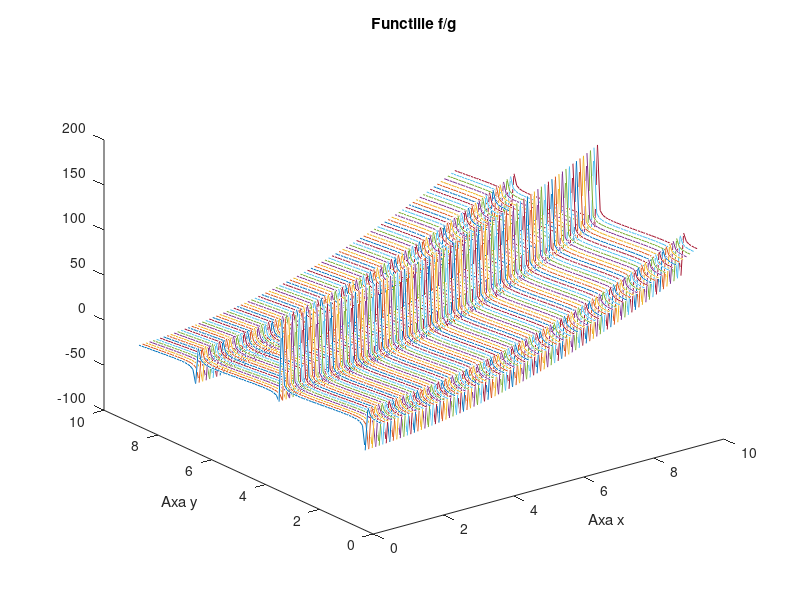

Reproduce this figure in MATLAB.
clc; clear all;

[x,y] = meshgrid(1:0.1:10,1:0.1:10);
f = x.^2 - 4*y +tan(y);
figure;
%surf(x, y, f);
plot3(x,y,f);
title("Functiile f/g");
xlabel("Axa x");
ylabel("Axa y");